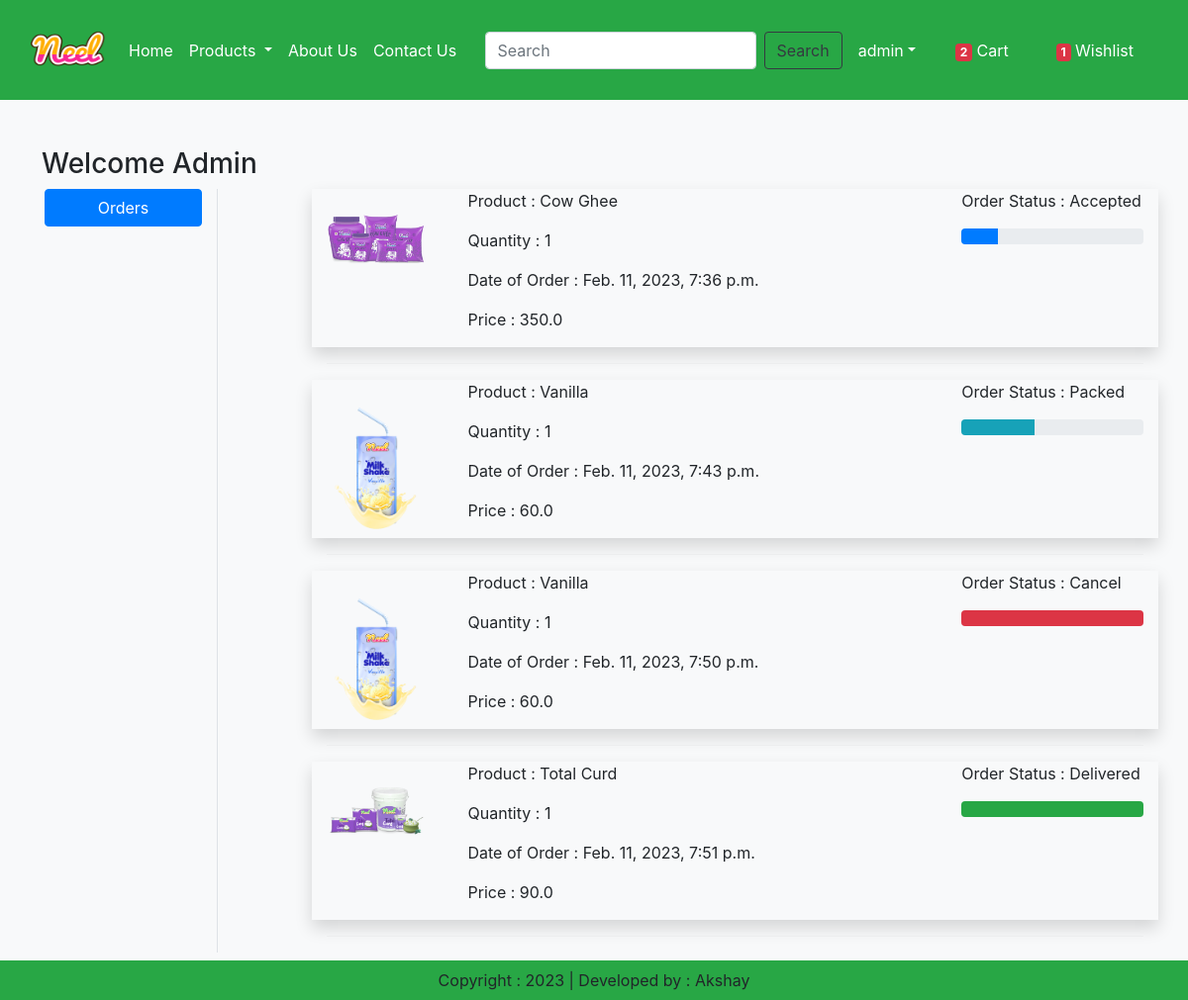
/orders/ (signed in), run on the app's committed database.
### app/models.py (models this page shows, shortened)
class OrderPlaced(models.Model):
    user = models.ForeignKey(User,on_delete=models.CASCADE)
    customer = models.ForeignKey(Customer,on_delete=models.CASCADE)
    product = models.ForeignKey(Product,on_delete=models.CASCADE)
    quantity = models.PositiveIntegerField(default=1)
    ordered_date = models.DateTimeField(auto_now_add=True)
    status = models.CharField(max_length=50,choices=STATUS_CHOICES,default="")
    payment = models.ForeignKey(Payment,on_delete=models.CASCADE,default="")
    @property
    def total_cost(self):
        return self.quantity * self.product.discount_price

class Product(models.Model):
    title = models.CharField(max_length=100)
    selling_price = models.FloatField()
    discount_price = models.FloatField()
    description = models.TextField()
    composition = models.TextField(default='')
    prodapp = models.TextField(default='')
    category = models.CharField(choices=CATEGORY_CHOICES, max_length=2)
    product_image = models.ImageField(upload_to='product')

### app/views.py (the view)
# urls.py: path('orders/', views.orders, name='orders'),
@login_required
def orders(request):
    totalitem = 0
    wishitem = 0
    if request.user.is_authenticated:
        totalitem = len(Cart.objects.filter(user=request.user))
        wishitem = len(Wishlist.objects.filter(user=request.user))
    order_placed = OrderPlaced.objects.filter(user=request.user)
    return render(request, 'app/orders.html',locals())

### app/templates/app/orders.html (shortened to what this page needs)
{% extends 'app/base.html' %}
{% load static %}
{% block main-content %}
<div class='container my-5'>
    <div class="row">
        <h3>Welcome <span class="text-capitalize">{{request.user}}</span></h3>
        <div class="col-sm-2 border-end">
            <ul class="list-unstyled">
                <li class="d-grid"><a href="{% url 'orders' %}" class="btn btn-primary">Orders</a></li>
            </ul>
        </div>
        <div class="col-sm-9 offset-sm-1">
            {% for op in order_placed %}
            <div class="row shadow">
                <div class="col-sm-2">
                    <br>
                    <img src="{{op.product.product_image.url}}" class="img-fluid" height="100" width="100">
                </div>
                <div class="col-sm-7">
                    <p>Product :   {{op.product.title}}</p>
                    <p>Quantity :    {{op.quantity}}</p>
                    <p>Date of Order :    {{op.ordered_date}}</p>
                    <p>Price :    {{op.total_cost}}</p>
                </div>
                <div class="col-sm-3">
                    <p> Order Status : {{op.status}}</p>
                    {% if op.status == 'Accepted' %}
                    <div class="progress">
                        <div class="progress-bar" role="progressbar" style="width: 20%" aria-valuenow="20" aria-valuemin="0" aria-valuemax="100"></div>
                    </div>
                    {% endif %}
                    {% if op.status == 'Packed' %}
                    <div class="progress">
                        <div class="progress-bar bg-info" role="progressbar" style="width: 40%" aria-valuenow="40" aria-valuemin="0" aria-valuemax="100"></div>
                    </div>
                    {% endif %}
                    {% if op.status == 'Delivered' %}
                    <div class="progress">
                        <div class="progress-bar bg-success" role="progressbar" style="width: 100%" aria-valuenow="100" aria-valuemin="0" aria-valuemax="100"></div>
                    </div>
                    {% endif %}
                    {% if op.status == 'Cancel' %}
                    <div class="progress">
                        <div class="progress-bar bg-danger" role="progressbar" style="width: 100%" aria-valuenow="100" aria-valuemin="0" aria-valuemax="100"></div>
                    </div>
                    {% endif %}
                </div>
            </div>
            <hr>
            {% endfor %}
        </div>
    </div>
</div>
{% endblock main-content %}

### app/templates/app/base.html (shortened to what this page needs)
<!DOCTYPE html>
{% load static %}
<html>
    <head>
        <link rel="stylesheet" href="{% static 'app/css/owl.carousel.min.css' %}"/>
        <link rel="stylesheet" href="{% static 'app/css/all.min.css' %}"/>
        <link rel="stylesheet" href="{% static 'app/css/style.css' %}"/>
        <link href="https://cdn.jsdelivr.net/npm/bootstrap@5.3.0-alpha1/dist/css/bootstrap.min.css" rel="stylesheet"/>
        <link rel="stylesheet" href="https://stackpath.bootstrapcdn.com/bootstrap/4.1.3/css/bootstrap.min.css">
    </head>
    <body class="bg bg-light">
        <nav class="navbar navbar-expand-lg navbar-dark bg-success">
            <div class="container-fluid">
              <a class="navbar-brand " href="#">
              <img src="{% static 'app/images/product/Neel.png' %}" width='75' height='75' />
              </a>
              <div class="collapse navbar-collapse" id="navbarSupportedContent">
                <ul class="navbar-nav me-auto mb-2 mb-lg-0">
                {% if request.user.is_authenticated %}
                    <li class="nav-item">
                      <a class="nav-link active" aria-current="page" href="{% url 'home' %}">Home</a>
                    </li>
                    <li class="nav-item dropdown">
                      <a class="nav-link dropdown-toggle text-white" href="#" role="button" data-bs-toggle="dropdown" aria-expanded="false">
                        Products
                      </a>
                    </li>
                    <li class="nav-item">
                      <a class="nav-link text-white" href="{% url 'about'%}">About Us</a>
                    </li>
                    <li class="nav-item">
                      <a class="nav-link text-white" href="{% url 'contact'%}">Contact Us</a>
                    </li>
                  </ul>
                    <form class="d-flex" role="search" action="/search">
                      <input class="form-control me-2" type="search" placeholder="Search" aria-label="Search" name="search">
                      <button class="btn btn-outline-dark" type="submit">Search</button>
                    </form>
                  <div class="text-end">
                    <ul class="navbar-nav me-auto mb-2 mb-lg-0 ">
                        <li class="nav-item dropdown mx-2">
                          <a class="nav-link dropdown-toggle text-white" href="#" role="button" data-bs-toggle="dropdown" aria-expanded="false">{{request.user}}</a>
                        </li>
                        <li class="nav-item mx-3">
                            <a href="{% url 'showcart' %}" class="nav-link text-white"><span class="badge bg-danger">{% if totalitem > 0%} {{totalitem}} {% endif %}</span> Cart</a>
                        </li>
                        <li class="nav-item mx-3">
                            <a href="{% url 'wishlist' %}" class="nav-link text-white"><span class="badge bg-danger">{% if wishitem > 0 %} {{wishitem}} {% endif %}</span> Wishlist</a>
                        </li>
                      {% endif %}
                    </ul>
                  </div>
              </div>
            </div>
        </nav>
          {% block main-content %}{% endblock main-content %}
          <footer class="container-fluid bg-success text-center p-2 mt-5 fixed-bottom">
            Copyright : 2023   |   Developed by : Akshay
          </footer>
    </body>
</html>

### data on the page
OrderPlaced: product.product_image (picture), product "Cow Ghee", quantity "1", ordered_date "Feb. 11, 2023, 7:36 p.m.", total_cost "350.0", status "Accepted"
OrderPlaced: product.product_image (picture), product "Vanilla", quantity "1", ordered_date "Feb. 11, 2023, 7:43 p.m.", total_cost "60.0", status "Packed"
OrderPlaced: product.product_image (picture), product "Vanilla", quantity "1", ordered_date "Feb. 11, 2023, 7:50 p.m.", total_cost "60.0", status "Cancel"
OrderPlaced: product.product_image (picture), product "Total Curd", quantity "1", ordered_date "Feb. 11, 2023, 7:51 p.m.", total_cost "90.0", status "Delivered"

### other printed values
{{ request.user }} "admin"
{{ totalitem }} "2"
{{ wishitem }} "1"
{{ request.user }} "Admin"
